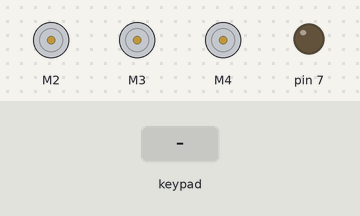
This sketch was run on a simulated Arduino Uno, built with avr-gcc and run on an emulated ATmega328P. Parts: 3 × DC motor (green arrow = forward, orange = backward, longer = faster), output pins drawn as LEDs (lit = HIGH). Inputs (shaded band) come from the test bench.

Above: at 1.2 s.
1.3 s: key 'U' pressed
At 1.45 s:
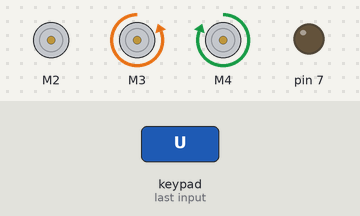
3.2 s: key 'D' pressed
At 3.35 s:
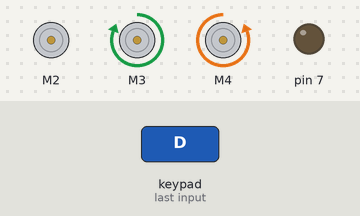
5.1 s: key 'L' pressed
At 5.25 s:
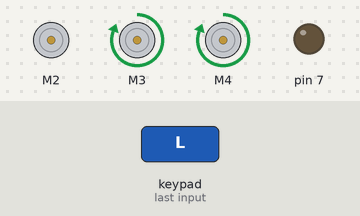
7.0 s: key 'R' pressed
At 7.15 s:
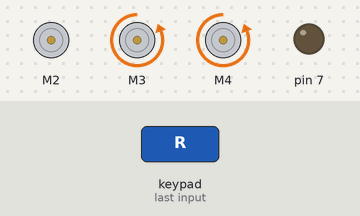
8.9 s: key 'O' pressed
At 9.2 s:
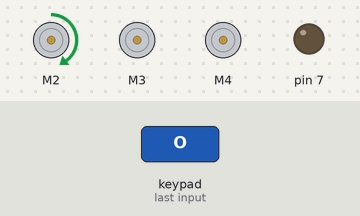
10.4 s: key 'U' pressed
At 10.55 s:
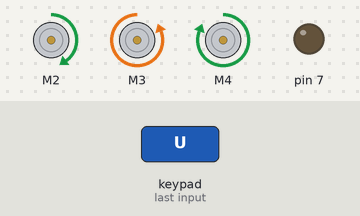
Timing chart, 0 to 13.3 s (numbered marks = the images above; inputs shaded):
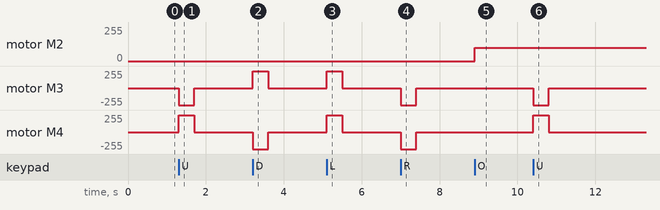

The sketch:

bt_river_cleaning_bot.ino
```cpp
#define CUSTOM_SETTINGS
#define INCLUDE_GAMEPAD_MODULE
#include <Dabble.h>
#include <AFMotor.h>

AF_DCMotor motor2(2);
AF_DCMotor motor3(3);
AF_DCMotor motor4(4);

void setup() {
  // put your setup code here, to run once:
  Dabble.begin(9600, 2, 3);
  pinMode(7, OUTPUT);
}

void loop() {
  // put your main code here, to run repeatedly:
  motor2.setSpeed(100);
  motor3.setSpeed(255);
  motor4.setSpeed(255);
  Dabble.processInput();

  if (GamePad.isUpPressed()) {
    motor3.run(BACKWARD);
    motor4.run(FORWARD);
    delay(100);
    motor3.run(RELEASE);
    motor4.run(RELEASE);
  }
  else if (GamePad.isDownPressed()) {
    motor3.run(FORWARD);
    motor4.run(BACKWARD);
    delay(100);
    motor3.run(RELEASE);
    motor4.run(RELEASE);
  }
  else if (GamePad.isLeftPressed()) {
    motor3.run(FORWARD);
    motor4.run(FORWARD);
    delay(100);
    motor3.run(RELEASE);
    motor4.run(RELEASE);
  }
  else if (GamePad.isRightPressed()) {
    motor3.run(BACKWARD);
    motor4.run(BACKWARD);
    delay(100);
    motor3.run(RELEASE);
    motor4.run(RELEASE);
  }
  else if(GamePad.isCirclePressed()) {
    motor2.run(FORWARD);
  }
  else if(GamePad.isCrossPressed()) {
    motor2.run(RELEASE);
  }
}
```

Measured:
- after the input at 1.3 s, motor M3: stopped → backward 255/255 at once, → stopped 0.40 s later; motor M4: stopped → forward 255/255 at once, → stopped 0.40 s later
- after the input at 3.2 s, motor M3: stopped → forward 255/255 at once, → stopped 0.40 s later; motor M4: stopped → backward 255/255 at once, → stopped 0.40 s later
- after the input at 5.1 s, motor M3, motor M4: stopped → forward 255/255 at once, → stopped 0.40 s later
- after the input at 7.0 s, motor M3, motor M4: stopped → backward 255/255 at once, → stopped 0.40 s later
- after the input at 8.9 s, motor M2: stopped → forward 100/255 at once
- after the input at 10.4 s, motor M3: stopped → backward 255/255 at once, → stopped 0.40 s later; motor M4: stopped → forward 255/255 at once, → stopped 0.40 s later
